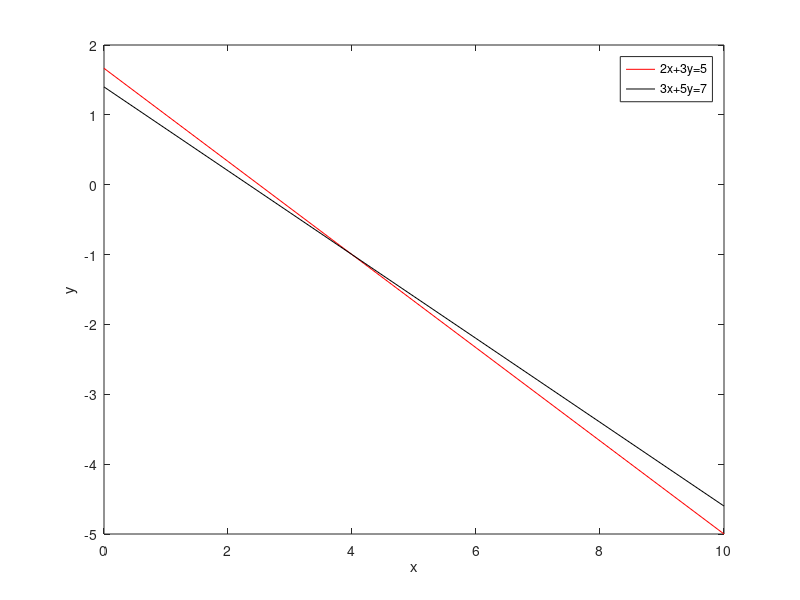

Reproduce this figure in MATLAB.
clc;
x = 0:10;
y = (5-2*x)/3;
y1= (7-3*x)/5;
plot(x,y, 'r-', x,y1,'k-')
xlabel('x')
ylabel('y')
legend('2x+3y=5', '3x+5y=7')